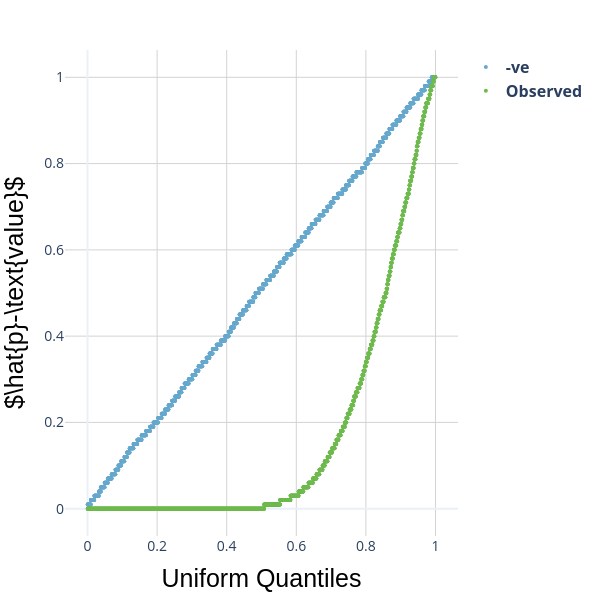

Notebook code cell kept with this figure:
### Code cell
fig = qq_plot_null_observed(list(p_value_list_toc_null.values()), list(p_value_tested_dict_toc.values()))
fig.write_image('/Users/gulugulu/clock/figures/qq_plot_toc.pdf')
fig.show()

### Figure 1 — Plotly figure (JSON) as saved in the notebook; plotly's stock layout.template omitted (floating-point values rounded to 4 significant figures; data arrays with more than 128 entries replaced by an {"elided": "..."} marker saying what was removed)
{"data": [{"marker": {"color": "#67a8cd", "size": 4}, "mode": "markers", "name": "<b>-ve</b>", "type": "scatter", "x": {"elided": "2904 float values"}, "y": {"elided": "2904 float values"}}, {"marker": {"color": "#6fba4f", "size": 4}, "mode": "markers", "name": "<b>Observed</b>", "type": "scatter", "x": {"elided": "2904 float values"}, "y": {"elided": "2904 float values"}}], "layout": {"autosize": true, "height": 600, "legend": {"font": {"size": 16}}, "margin": {"b": 20, "l": 20, "r": 20, "t": 50}, "showlegend": true, "title": {}, "width": 600, "xaxis": {"gridcolor": "lightgrey", "tickfont": {"size": 14}, "title": {"font": {"color": "black", "family": "Arial", "size": 25}, "text": "Uniform Quantiles"}}, "yaxis": {"gridcolor": "lightgrey", "tickfont": {"size": 14}, "title": {"font": {"color": "black", "family": "Arial", "size": 25}, "text": "$\\hat{p}-\\text{value}$"}}}}
